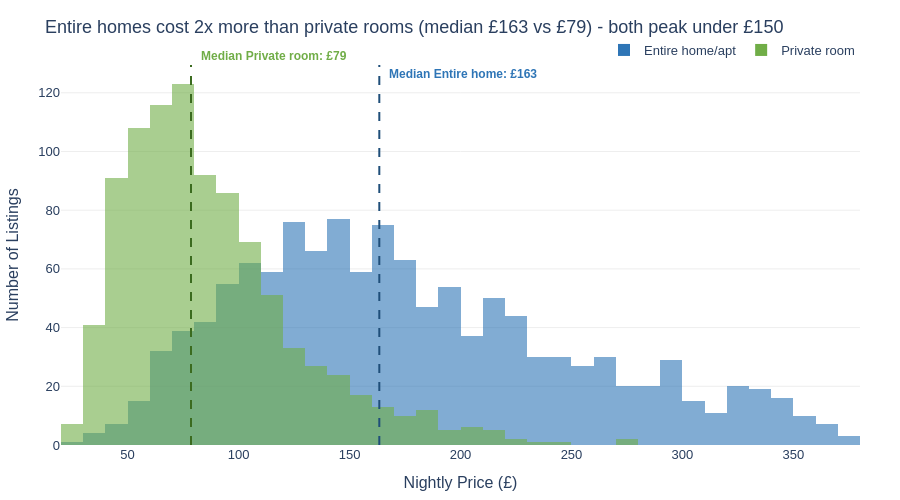

Write notebook code for a chart like this one.
### Markdown cell above
## Task 1 — Histogram: price by room type (overlapping distributions)

**What to build:** A histogram showing price distributions for **Entire home/apt vs Private room** (exclude Shared room — too few observations) overlaid on the same chart.

**Requirements:**
- Both room types on the same chart (use `color='room_type'`)
- `barmode='overlay'` with `opacity=0.6` so both distributions are visible
- A vertical line for the median of EACH room type, differently coloured
- Insight title comparing the two distributions

> 💡 `df_cap[df_cap['room_type'].isin(['Entire home/apt','Private room'])]`

### Code cell
# Task 1
# YOUR CODE HERE

# Filter for the two room types
df_task1 = df_cap[df_cap['room_type'].isin(['Entire home/apt', 'Private room'])].copy()

# Compute medians for each room type
medians = df_task1.groupby('room_type')['price'].median()
median_entire = medians['Entire home/apt']
median_private = medians['Private room']

fig = px.histogram(
    data_frame=df_task1,
    x='price',
    color='room_type',
    barmode='overlay',
    opacity=0.6,
    nbins=50,
    color_discrete_map={
        'Entire home/apt': '#2E75B6',
        'Private room': '#70AD47'
    },
    labels={'price': 'Nightly Price (£)', 'count': 'Number of Listings'},
    height=500
)

# Add median line for Entire home/apt
fig.add_vline(x=median_entire, line_dash='dash', line_color='#1F4E79', line_width=2,
              annotation=dict(
                  text=f'<b>Median Entire home: £{median_entire:.0f}</b>',
                  font=dict(color='#2E75B6', size=12),
                  xanchor='left', yanchor='top', xshift=8
              ))

# Add median line for Private room
fig.add_vline(x=median_private, line_dash='dash', line_color='#3B6B1F', line_width=2,
              annotation=dict(
                  text=f'<b>Median Private room: £{median_private:.0f}</b>',
                  font=dict(color='#70AD47', size=12),
                  xanchor='left', yanchor='bottom', xshift=8
              ))

fig.update_layout(
    title=f'Entire homes cost 2x more than private rooms (median £{median_entire:.0f} vs £{median_private:.0f}) - both peak under £150',
    plot_bgcolor='white', paper_bgcolor='white',
    font=dict(family='Arial', size=13),
    yaxis=dict(gridcolor='#EEEEEE', title='Number of Listings'),
    xaxis=dict(showgrid=False, title='Nightly Price (£)'),
    margin=dict(l=60, r=40, t=65, b=40),
    showlegend=True,
    legend=dict(title='', orientation='h', yanchor='bottom', y=1.0, xanchor='right', x=1)
)

fig.show()

### Figure 1 — Plotly figure (JSON) as saved in the notebook; plotly's stock layout.template omitted (floating-point values rounded to 4 significant figures; data arrays with more than 128 entries replaced by an {"elided": "..."} marker saying what was removed)
{"data": [{"bingroup": "x", "hovertemplate": "room_type=Entire home/apt<br>Nightly Price (£)=%{x}<br>count=%{y}<extra></extra>", "legendgroup": "Entire home/apt", "marker": {"color": "#2E75B6", "opacity": 0.6, "pattern": {"shape": ""}}, "name": "Entire home/apt", "nbinsx": 50, "orientation": "v", "showlegend": true, "type": "histogram", "x": {"elided": "1251 float values"}, "xaxis": "x", "yaxis": "y"}, {"bingroup": "x", "hovertemplate": "room_type=Private room<br>Nightly Price (£)=%{x}<br>count=%{y}<extra></extra>", "legendgroup": "Private room", "marker": {"color": "#70AD47", "opacity": 0.6, "pattern": {"shape": ""}}, "name": "Private room", "nbinsx": 50, "orientation": "v", "showlegend": true, "type": "histogram", "x": {"elided": "942 float values"}, "xaxis": "x", "yaxis": "y"}], "layout": {"annotations": [{"font": {"color": "#2E75B6", "size": 12}, "showarrow": false, "text": "<b>Median Entire home: £163</b>", "x": 163.4, "xanchor": "left", "xref": "x", "xshift": 8, "y": 1, "yanchor": "top", "yref": "y domain"}, {"font": {"color": "#70AD47", "size": 12}, "showarrow": false, "text": "<b>Median Private room: £79</b>", "x": 78.57, "xanchor": "left", "xref": "x", "xshift": 8, "y": 1, "yanchor": "bottom", "yref": "y domain"}], "barmode": "overlay", "font": {"family": "Arial", "size": 13}, "height": 500, "legend": {"orientation": "h", "title": {"text": ""}, "tracegroupgap": 0, "x": 1, "xanchor": "right", "y": 1, "yanchor": "bottom"}, "margin": {"b": 40, "l": 60, "r": 40, "t": 65}, "paper_bgcolor": "white", "plot_bgcolor": "white", "shapes": [{"line": {"color": "#1F4E79", "dash": "dash", "width": 2}, "type": "line", "x0": 163.4, "x1": 163.4, "xref": "x", "y0": 0, "y1": 1, "yref": "y domain"}, {"line": {"color": "#3B6B1F", "dash": "dash", "width": 2}, "type": "line", "x0": 78.57, "x1": 78.57, "xref": "x", "y0": 0, "y1": 1, "yref": "y domain"}], "showlegend": true, "title": {"text": "Entire homes cost 2x more than private rooms (median £163 vs £79) - both peak under £150"}, "xaxis": {"anchor": "y", "domain": [0, 1], "showgrid": false, "title": {"text": "Nightly Price (£)"}}, "yaxis": {"anchor": "x", "domain": [0, 1], "gridcolor": "#EEEEEE", "title": {"text": "Number of Listings"}}}}
